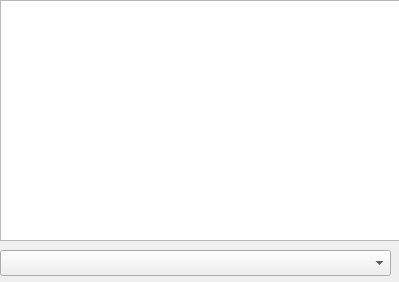
<?xml version="1.0" encoding="UTF-8"?>
<ui version="4.0">
 <class>Scorebook</class>
 <widget class="QWidget" name="Scorebook">
  <property name="geometry">
   <rect>
    <x>0</x>
    <y>0</y>
    <width>399</width>
    <height>282</height>
   </rect>
  </property>
  <property name="windowTitle">
   <string>Form</string>
  </property>
  <widget class="QListWidget" name="listWidget">
   <property name="geometry">
    <rect>
     <x>0</x>
     <y>0</y>
     <width>401</width>
     <height>241</height>
    </rect>
   </property>
  </widget>
  <widget class="QComboBox" name="comboBox">
   <property name="geometry">
    <rect>
     <x>0</x>
     <y>250</y>
     <width>391</width>
     <height>26</height>
    </rect>
   </property>
  </widget>
 </widget>
 <resources/>
 <connections/>
</ui>
